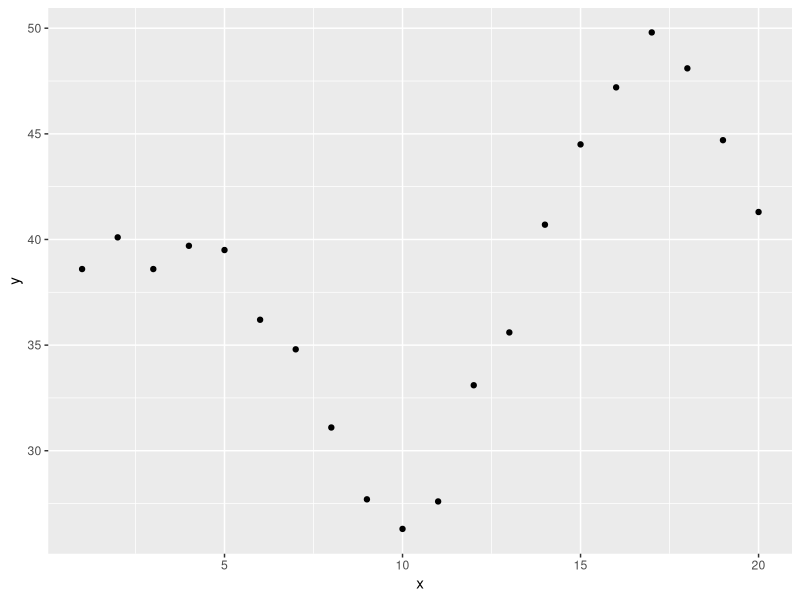
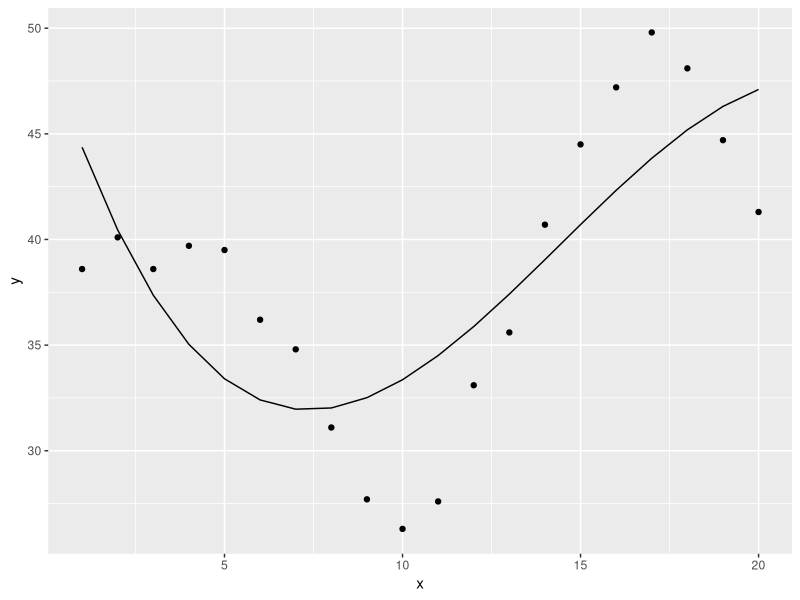
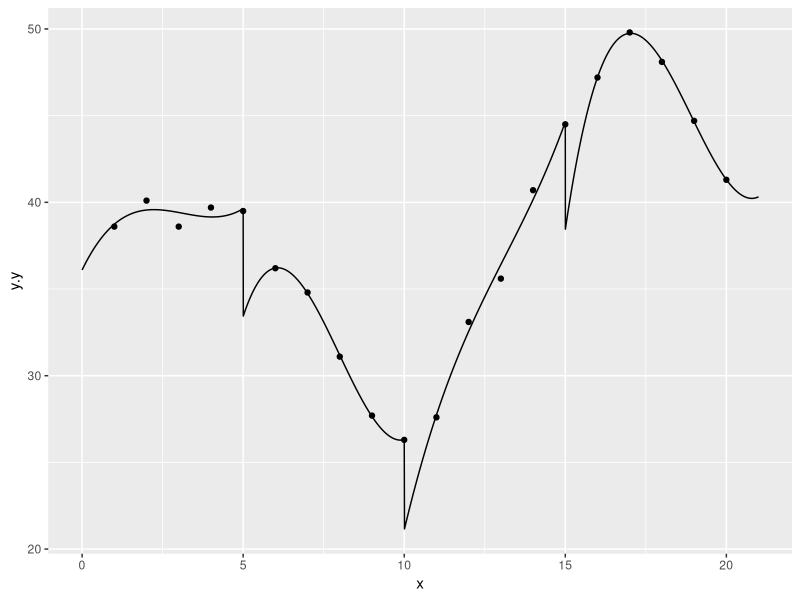
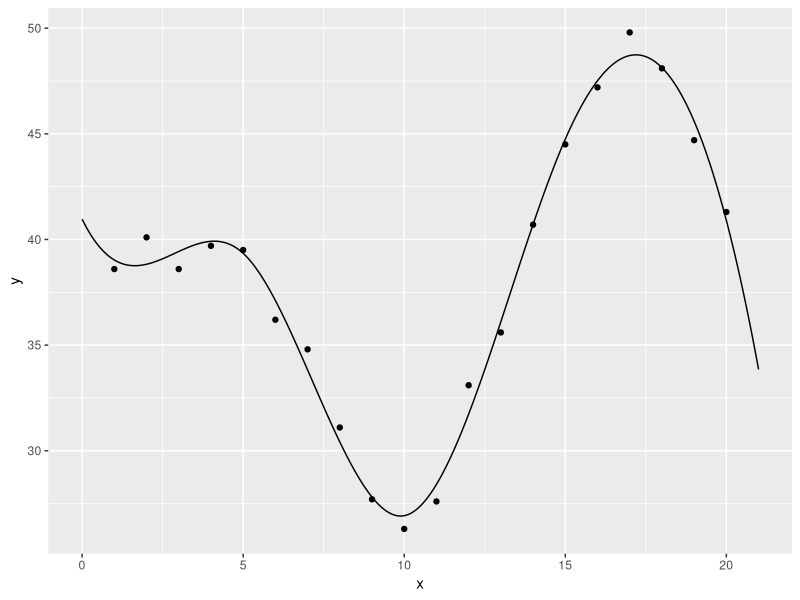

Write the R code that produced these figures, in order.
## ---- chunk 1
suppressMessages(suppressWarnings(library(broom)))
suppressMessages(suppressWarnings(library(dplyr)))
suppressMessages(suppressWarnings(library(magrittr)))
## ---- chunk 2
library(ggplot2)
x <- 1:20
y <- rep(40, 20)
y[6:20] <- y[6:20]-3*(1:15)
y[11:20] <- y[11:20]+7*(1:10)
y[16:20] <- y[16:20]-(1:5)^2
y <- y+round(rnorm(10), 1)
simulated_example <- data.frame(x, y)
simulated_example
ggplot(simulated_example, aes(x, y)) +
  geom_point()
## ---- chunk 3
extra_values <- data.frame(x=seq(0, 21, length=2200))
simulated_example %<>% full_join(extra_values, by="x")
## ---- chunk 4
single_cubic_model <- lm(y~poly(x, 3), data=simulated_example)
single_cubic_prediction <- augment(single_cubic_model)
ggplot(single_cubic_prediction, aes(x, y)) + 
  geom_point() +
  geom_line(aes(y=.fitted))
## ---- chunk 5
sb1 <- (simulated_example$x<=5)
sb2 <- (simulated_example$x>5)&(simulated_example$x<=10)
sb3 <- (simulated_example$x>10)&(simulated_example$x<=15)
sb4 <- (simulated_example$x>15)

simulated_example %>%
  filter(sb1) %>%
  lm(y~poly(x, 3), data=.) %>%
  augment(newdata=simulated_example[sb1, ]) -> first_cubic_prediction
lm(y~poly(x, 3), subset=sb2, data=simulated_example) %>% 
  augment(newdata=simulated_example[sb2, ]) %>%
  select(x, .fitted) -> second_cubic_prediction
lm(y~poly(x, 3), subset=sb3, data=simulated_example) %>%
  augment(newdata=simulated_example[sb3, ]) %>% 
  select(x, .fitted) -> third_cubic_prediction
lm(y~poly(x, 3), subset=sb4, data=simulated_example) %>%
  augment(newdata=simulated_example[sb4, ]) %>%
  select(x, .fitted) -> fourth_cubic_prediction

first_cubic_prediction %>%
  bind_rows(second_cubic_prediction) %>%
  bind_rows(third_cubic_prediction) %>%
  bind_rows(fourth_cubic_prediction) %>%
  full_join(simulated_example, by="x") -> combined_prediction
ggplot(combined_prediction, aes(x, y.y)) +
  geom_point() +
  geom_line(aes(y=.fitted))
## ---- chunk 6
simulated_example %>%
  mutate(x1=x) %>%
  mutate(x2=x^2) %>%
  mutate(x3=x^3) %>%
  mutate(x4=(x>5)*(x-5)^3) %>%
  mutate(x5=(x>10)*(x-10)^3) %>%
  mutate(x6=(x>15)*(x-15)^3) -> spline_basis
## ---- chunk 7
lm(y~x1+x2+x3+x4+x5+x6, data=spline_basis) %>%
  augment(newdata=spline_basis) %>%
  ggplot(aes(x, y)) +
    geom_point() +
  geom_line(aes(y=.fitted))
